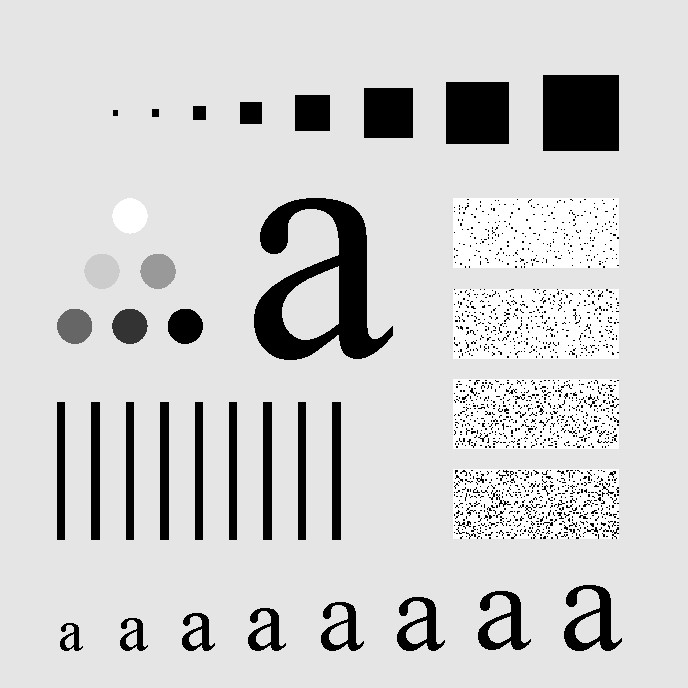
#> input picture 2-3/1.jpeg, 688 x 688 px
$ python f2d.py
#> lines starting #> are read from the running program, lines starting #| are printed output that depends on the picture
import numpy as np
from PIL import Image
import matplotlib.pyplot as plt

def gaussian_lowpass_transfer(shape: tuple[int, int], cutoff: float) -> np.ndarray:
    H, W = shape
    cy, cx = H // 2, W // 2
    yy, xx = np.ogrid[:H, :W]
    dist2 = (yy - cy) ** 2 + (xx - cx) ** 2
    # 经典频域高斯低通：exp(-D^2 / (2*D0^2))
    eps = 1e-12
    D0 = max(float(cutoff), eps)
    Hc = np.exp(-dist2 / (2.0 * (D0 ** 2)))

    return np.fft.ifftshift(Hc)

def apply_gaussian_lowpass(spectrum: np.ndarray, cutoff: float) -> np.ndarray:
    H = gaussian_lowpass_transfer(spectrum.shape, cutoff)
    return spectrum * H

def apply_gaussian_highpass(spectrum: np.ndarray, cutoff: float) -> np.ndarray:
    H = gaussian_lowpass_transfer(spectrum.shape, cutoff)
    return spectrum * (1-H)

def show(input_path: str, cutoff: float) -> None:
#> called with input_path = '1.jpeg', cutoff = 10
    orig = Image.open(input_path).convert("L")
    img_np = np.asarray(orig, dtype=np.float64)

    # 频域
    S = np.fft.fft2(img_np)
    # 低通
    Sf_lp = apply_gaussian_lowpass(S, cutoff)
    img_lp = np.fft.ifft2(Sf_lp).real
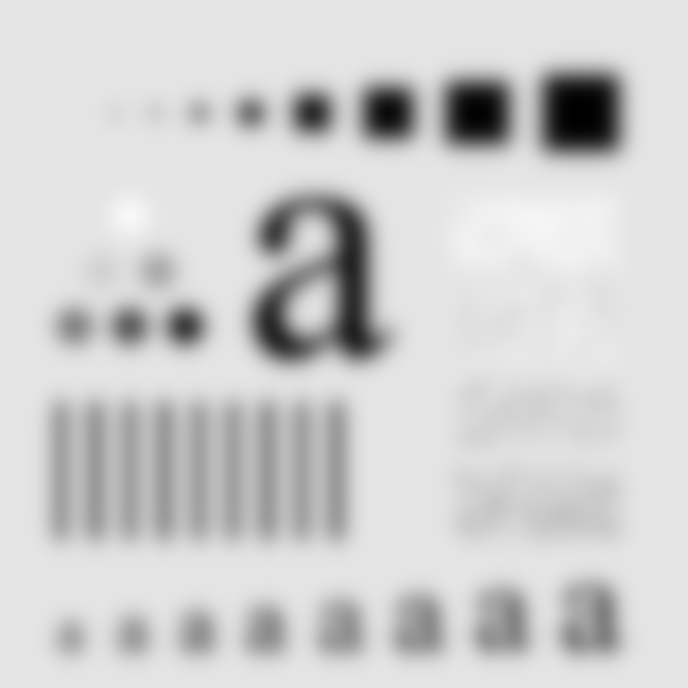
#> img_lp: shape (688, 688) float64; min 0.242, max 247.6, mean 207.3
    # 高通
    Sf_hp = apply_gaussian_highpass(S, cutoff)
    img_hp = np.fft.ifft2(Sf_hp).real
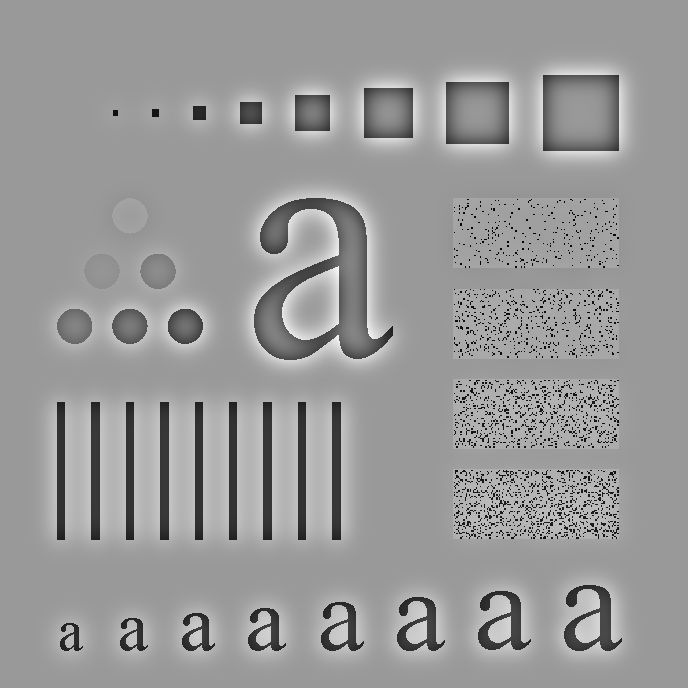
#> img_hp: shape (688, 688) float64; min -245.2, max 162.2, mean 0; drawn with min black and max white
    # 原图减低通
    img_sub = img_np - img_lp

    plt.figure(figsize=(18, 4))
    plt.subplot(1, 4, 1)
    plt.imshow(img_np, cmap="gray")
    plt.title("Original")
    plt.axis("off")

    plt.subplot(1, 4, 2)
    plt.imshow(img_lp, cmap="gray")
    plt.title(f"Gaussian LP (cutoff={cutoff})")
    plt.axis("off")

    plt.subplot(1, 4, 3)
    plt.imshow(img_hp, cmap="gray")
    plt.title(f"Gaussian HP (cutoff={cutoff})")
    plt.axis("off")

    plt.subplot(1, 4, 4)
    plt.imshow(img_sub, cmap="gray")
    plt.title("Gaussian HP(origin-low) (cutoff={cutoff})")
    plt.axis("off")

    plt.tight_layout()
    plt.show()
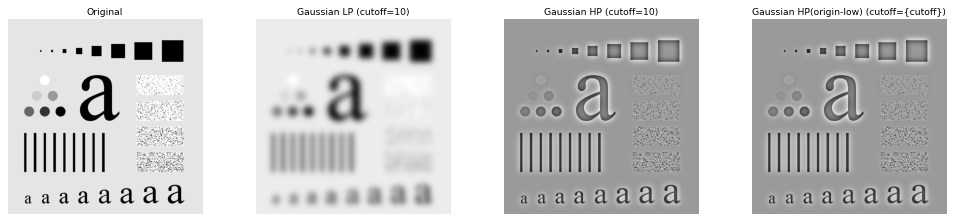
#> figure drawn by matplotlib, 4 panels


if __name__ == "__main__":
    show("1.jpeg", 10)
